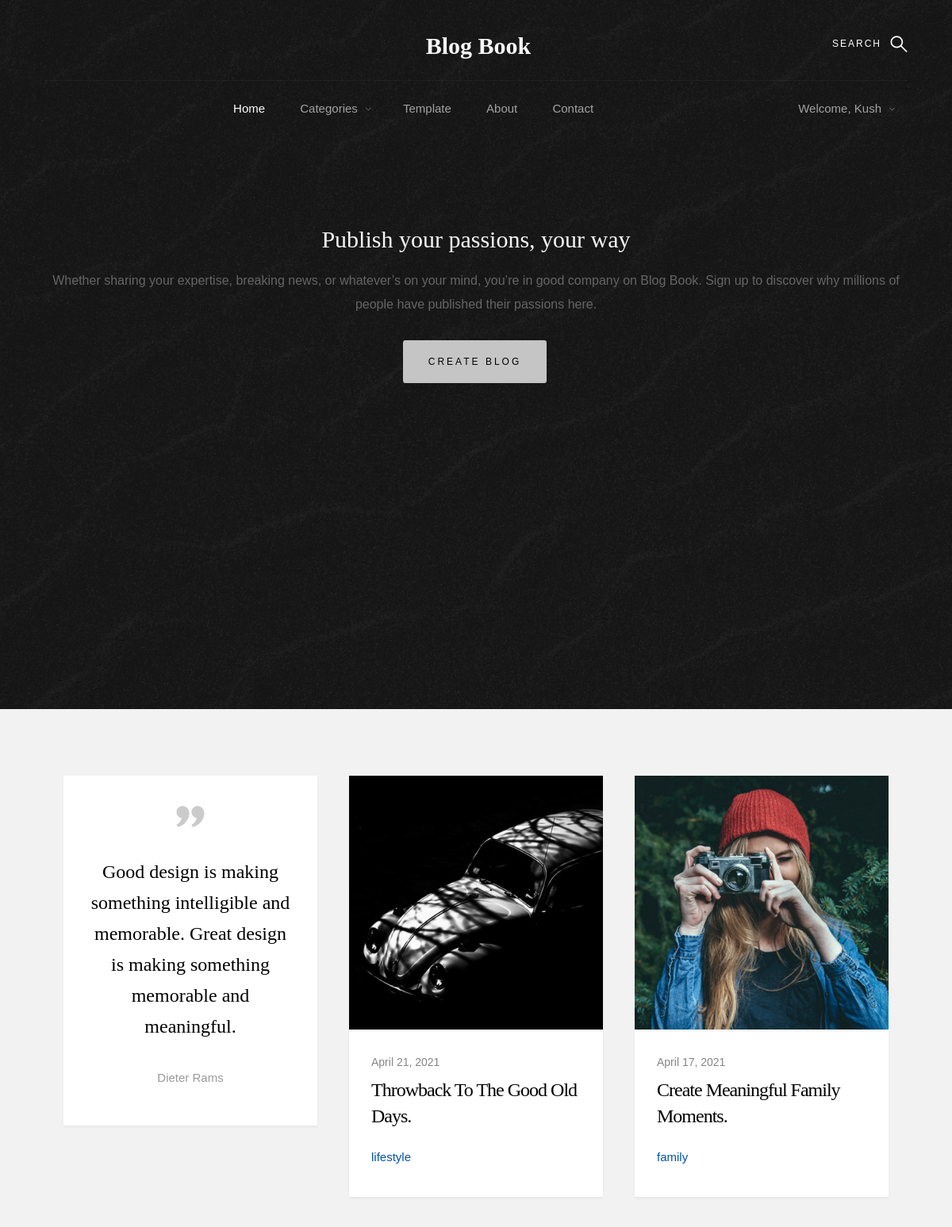
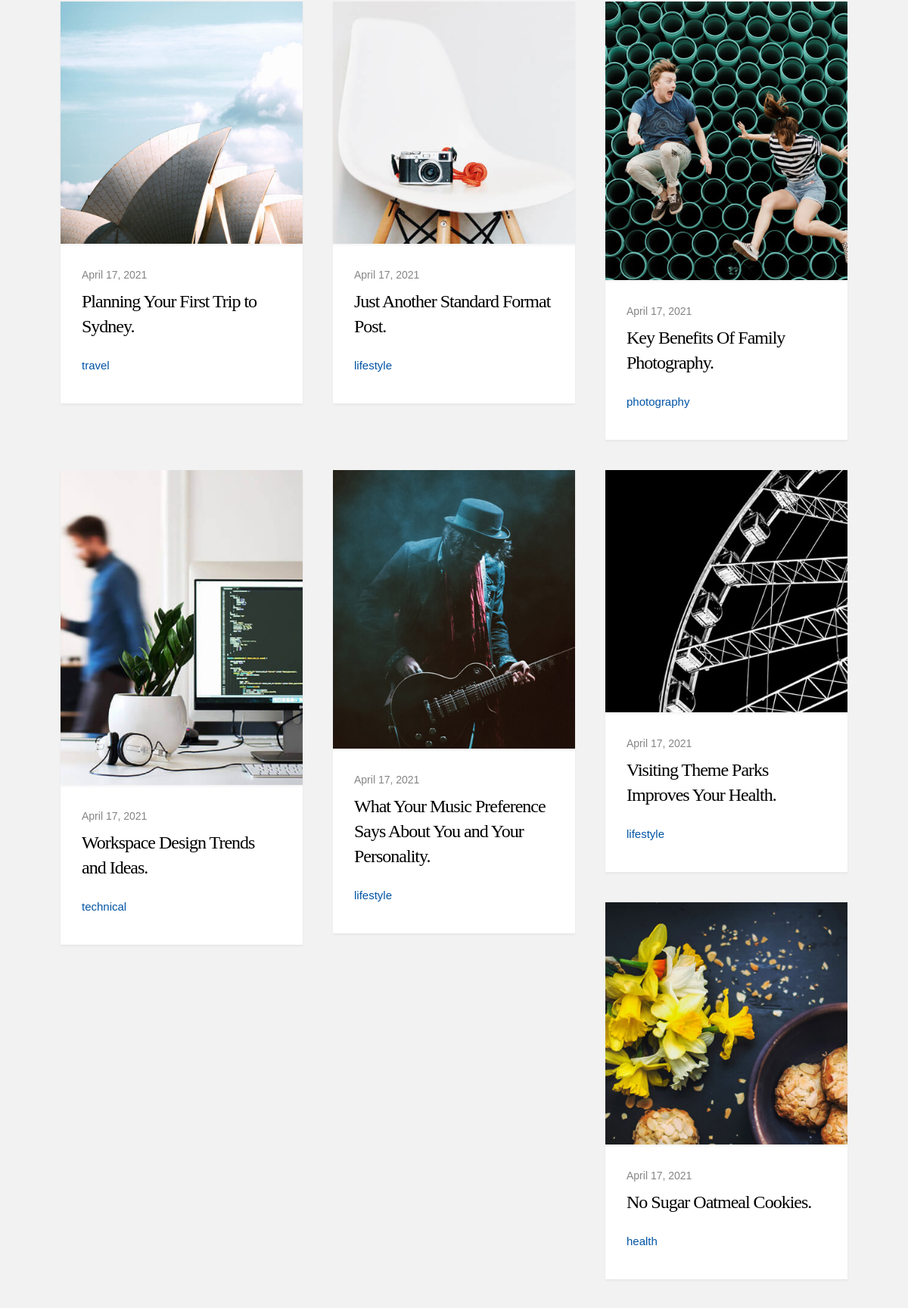
The app's page /home (signed in, upper part) with its own data (2 pictures, top to bottom).
### polls/models.py (models this page shows, shortened)
class blogDetails(models.Model):
	blogTitle=models.CharField(max_length=200)
	blogCatagories=models.CharField(max_length=100)
	blogProfile=models.ImageField(upload_to="profiles",blank=True)
	blogAuthor=models.ForeignKey(User,on_delete=models.CASCADE,default=None)
	template=models.ForeignKey(blogTemplate,on_delete=models.CASCADE,default=None)
	blogDate=models.DateField(default=timezone.now)

### polls/views.py (the view)
# urls.py: path("home",views.index,name="index"),
def index(request):
	article=blogDetails.objects.all().order_by("-id")[:10]
	return render(request,"main/home.html" ,{"article":article })

### templates/main/home.html (shortened to what this page needs)
{% load static %}
<!DOCTYPE html>
<html class="no-js" lang="en">
<head>
    <link rel="stylesheet" href="{% static 'css/base.css' %}">
    <link rel="stylesheet" href="{% static 'css/vendor.css' %}">
    <link rel="stylesheet" href="{% static 'css/main.css' %}">
</head>
<body id="top" class="top">
    {% include "main/header.html" %}
        <div class="pageheader-content row">
            <div class="col-full content-wrap">
                <div class="featured">
                	<div class="create_blog">
						<h2>Publish your passions, your way</h2>
						<p>Whether sharing your expertise, breaking news, or whatever’s on your mind, you’re in good company on Blog Book. Sign up to discover why millions of people have published their passions here.</p>
						<a href="template" class="btn fancy-btn">Create Blog</a>
                 	</div>
                </div>
            </div>
        </div>
    <section class="s-content">
        <div class="row masonry-wrap">
            <div class="masonry">
                <article class="masonry__brick entry format-quote" data-aos="fade-up">
                    <div class="entry__thumb">
                        <blockquote>
                                <p>Good design is making something intelligible and memorable. Great design is making something memorable and meaningful.</p>
                                <cite>Dieter Rams</cite>
                        </blockquote>
                    </div>
                </article>
                {% for a in article %}
                <article class="masonry__brick entry format-standard" data-aos="fade-up">
                    <div class="entry__thumb">
                        <a href="{{ a.template.templatename }}?blogtitle={{ a.blogTitle }}" class="entry__thumb-link">
                            <img src="{{ a.blogProfile.url }}"
                                     alt="">
                        </a>
                    </div>
                    <div class="entry__text">
                        <div class="entry__header">
                            <div class="entry__date">
                                <a href="#">{{ a.blogDate }}</a>
                            </div>
                            <h1 class="entry__title"><a href="{{ a.template.templatename }}?blogtitle={{ a.blogTitle }}">{{ a.blogTitle }}</a></h1>
                        </div>
                        <div class="entry__meta">
                            <span class="entry__meta-links">
                                <a href="category?cat={{a.blogCatagories}}">{{a.blogCatagories}}</a>
                            </span>
                        </div>
                    </div>
                </article>
                {% endfor %}
            </div>
        </div>
    </section>
    {% include "main/footer.html" %}
</body>
</html>

### templates/main/header.html (shortened to what this page needs)
{% load static %}
<!DOCTYPE html>
<html>
<head>
    <link rel="stylesheet" href="{% static 'css/base.css' %}">
    <link rel="stylesheet" href="{% static 'css/vendor.css' %}">
    <link rel="stylesheet" href="{% static 'css/main.css' %}">
</head>
<body>
    <section class="s-pageheader s-pageheader--home">
        <header class="header">
            <div class="header__content row">
                <div class="header__logo">
                    <a class="logo" href="home">
                        <span>Blog Book</span>
                    </a>
                </div>
                <ul class="header__social">
                </ul>
                <a class="header__search-trigger" href="#0"></a>
                <nav class="header__nav-wrap">
                    <ul class="header__nav">
                        <li class="current"><a href="home" title="">Home</a></li>
                        <li class="has-children">
                            <a href="#0" title="">Categories</a>
                        </li>
                        <li>
                            <a href="template" title="">Template</a>
                        </li>
                        <li><a href="about" title="">About</a></li>
                        <li><a href="contact" title="">Contact</a></li>
                        {% if user.is_authenticated %}
                            <li class="has-children" style="float: right;">
                            <a href="#" title="">Welcome, {{request.user}}</a>
                            </li>
                        {% else %}
                            <li><a href="signin" title="">Sign in</a></li>
                        {% endif %}
                    </ul>
                </nav>
            </div>
        </header>
</body>
</html>

### static/css/base.css (style rules this page uses)
html { font-family: sans-serif; line-height: 1.15; -ms-text-size-adjust: 100%; -webkit-text-size-adjust: 100%; }
body { margin: 0; }
article, aside, footer, header, nav, section { display: block; }
h1 { font-size: 2em; margin: 0.67em 0; }
a { background-color: transparent; -webkit-text-decoration-skip: objects; }
img { border-style: none; }
html { font-size: 62.5%; box-sizing: border-box; }
*, *::before, *::after { box-sizing: inherit; }
body { font-weight: normal; line-height: 1; word-wrap: break-word; text-rendering: optimizeLegibility; -webkit-overflow-scrolling: touch; -webkit-text-size-adjust: none; }
body, input, button { -moz-osx-font-smoothing: grayscale; -webkit-font-smoothing: antialiased; }
img, video { max-width: 100%; height: auto; }
div, dl, dt, dd, ul, ol, li, h1, h2, h3, h4, h5, h6, pre, form, p, blockquote, th, td { margin: 0; padding: 0; }
h1, h2, h3, h4, h5, h6 { -webkit-font-smoothing: auto; -webkit-font-smoothing: antialiased; -webkit-font-variant-ligatures: common-ligatures; -moz-font-variant-ligatures: common-ligatures; font-variant-ligatures: common-ligatures; text-rendering: optimizeLegibility; }
ol, ul { list-style: none; }
li { display: block; }
a { text-decoration: none; line-height: inherit; }
a img { border: none; }
.row { width: 94%; max-width: 1200px; margin: 0 auto; }
.row:after { content: ""; display: table; clear: both; }
[class*="col-"] { float: left; padding: 0 20px; }
.col-twelve, .col-full { width: 100%; }
@media only screen and (max-width: 1200px) { [class*="col-"] { padding: 0 15px; } }

### records on screen
blogDetails: blogProfile (picture), blogDate "April 21, 2021", blogTitle "Throwback To The Good Old Days.", blogCatagories "lifestyle"
blogDetails: blogProfile (picture), blogDate "April 17, 2021", blogTitle "Create Meaningful Family Moments.", blogCatagories "family"
blogDetails: blogProfile (picture), blogDate "April 17, 2021", blogTitle "Planning Your First Trip to Sydney.", blogCatagories "travel"
blogDetails: blogProfile (picture), blogDate "April 17, 2021", blogTitle "Just Another Standard Format Post.", blogCatagories "lifestyle"
blogDetails: blogProfile (picture), blogDate "April 17, 2021", blogTitle "Key Benefits Of Family Photography.", blogCatagories "photography"
blogDetails: blogProfile (picture), blogDate "April 17, 2021", blogTitle "Workspace Design Trends and Ideas.", blogCatagories "technical"
blogDetails: blogProfile (picture), blogDate "April 17, 2021", blogTitle "What Your Music Preference Says About You and Your Personality.", blogCatagories "lifestyle"
blogDetails: blogProfile (picture), blogDate "April 17, 2021", blogTitle "Visiting Theme Parks Improves Your Health.", blogCatagories "lifestyle"
blogDetails: blogProfile (picture), blogDate "April 17, 2021", blogTitle "No Sugar Oatmeal Cookies.", blogCatagories "health"

### other values on screen
{{ request.user }} "Kush"
